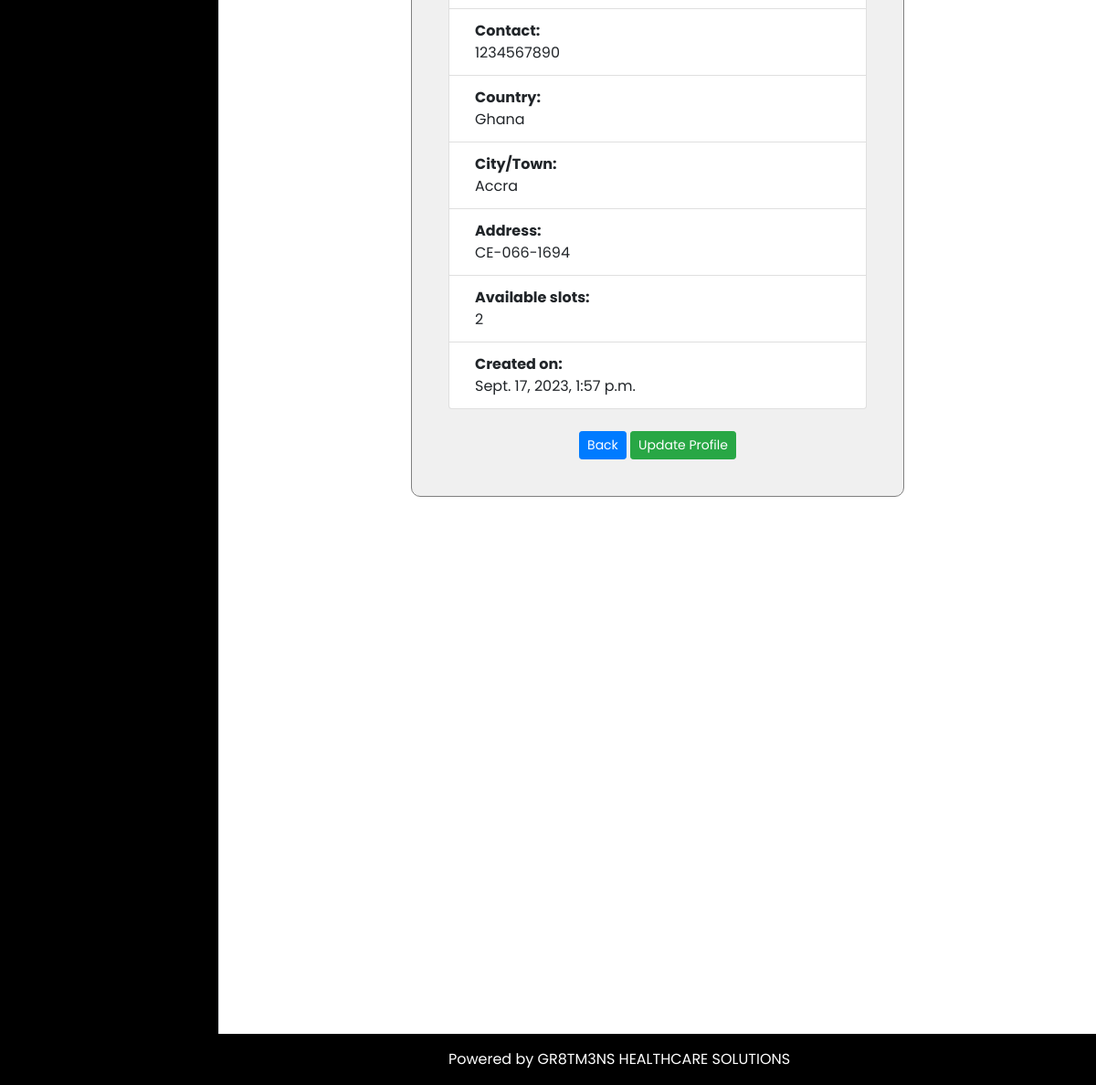
/hospital/view-profile/ (signed in, lower part), run on an earlier commit of the app's database.
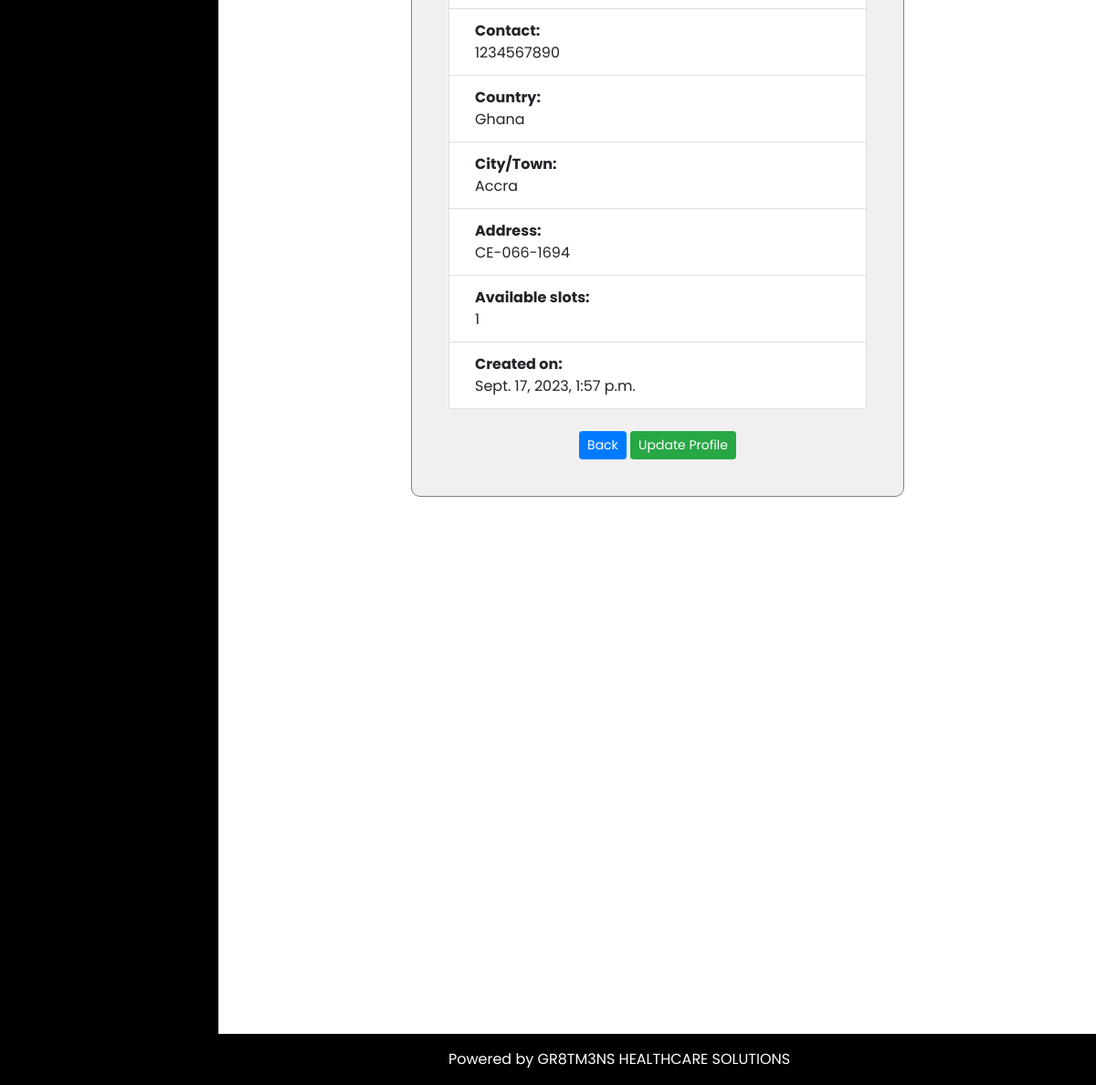
And on a later commit of the database.
### superuser/models.py (models this page shows, shortened)
class Hospital(models.Model):
    user = models.ForeignKey(User, on_delete=models.CASCADE)
    hospital_name = models.CharField(max_length=255, null=True)
    available_slots = models.IntegerField(default=0)
    logo = models.ImageField(upload_to = 'logo-uploads/', default = 'superuser\static\superuser\media\ekg.png', blank=True)
    contact = models.CharField(max_length=255, default='1234567890', null=True)
    country = models.CharField(max_length=255, default='Ghana', null=True)
    town = models.CharField(max_length=255, null=True)
    address = models.CharField(max_length=255, null=True)
    created_on = models.DateTimeField(auto_now_add=True)

### hospital/views.py (the view)
# urls.py: path('view-profile/', views.viewProfile, name="viewProfile"),
@login_required(login_url='login:login')
@csrf_exempt
def viewProfile(request, **kwargs):
    template_name = 'hospital/view-profile.html'
    page = 'View Profile'
    user=request.user
    hospital = Hospital.objects.get(user_id=user.id)
    hospital_name = hospital.hospital_name.upper()
    return render(request, template_name, {
        'page': page,
        'hospital_name': hospital_name,
        'hospital': hospital
        })

### superuser/context_processors.py (called while the page is built)
def counter(request):
    now = datetime.now()
    year = now.year
    date = now.strftime("%A, %d %B, %Y")
    time = now.strftime("%H:%M %p")
    return { 'date': date, 'time': time, 'year':year }

### hospital/templates/hospital/view-profile.html (shortened to what this page needs)
{% extends 'hospital/base.html' %}
 {% load static %}
{% block content %}
        <div class="form-body">
            <div class="row">
                <div class="form-holder">
                    <div class="form-content">
                        <div class="form-items">
                            <ul class="list-group">
                                  <li class="list-group-item d-flex justify-content-between align-items-start">
                                  </li>
                                <li class="list-group-item d-flex justify-content-between align-items-start">
                                  <div class="ms-2 me-auto">
                                    <div class="fw-bold">Contact:</div>{{ hospital.contact }}
                                  </div>
                                </li>
                              <li class="list-group-item d-flex justify-content-between align-items-start">
                                <div class="ms-2 me-auto">
                                  <div class="fw-bold">Country:</div>{{ hospital.country }}
                                </div>
                              </li>
                              <li class="list-group-item d-flex justify-content-between align-items-start">
                                <div class="ms-2 me-auto">
                                  <div class="fw-bold">City/Town:</div>{{ hospital.town }}
                                </div>
                              </li>
                              <li class="list-group-item d-flex justify-content-between align-items-start">
                                <div class="ms-2 me-auto">
                                  <div class="fw-bold">Address:</div>{{ hospital.address }}
                                </div>
                              </li>
                              <li class="list-group-item d-flex justify-content-between align-items-start">
                                <div class="ms-2 me-auto">
                                  <div class="fw-bold">Available slots:</div>{{ hospital.available_slots }}
                                </div>
                              </li>
                              <li class="list-group-item d-flex justify-content-between align-items-start">
                                <div class="ms-2 me-auto">
                                  <div class="fw-bold">Created on:</div>{{ hospital.created_on }}
                                </div>
                              </li>
                              </ul>
                              <br/>
                              <center>
                                <a onclick="window.history.go(-1); return false;"><button type="button" class="btn btn-primary btn-sm">Back</button></a>
                                <a href="{% url 'hospital:updateProfile' %}"><button type="button" class="btn btn-success btn-sm">Update Profile</button></a>
                              </center>
                        </div>
                    </div>
                </div>
            </div>
        </div>
{% endblock %}

### hospital/templates/hospital/base.html (shortened to what this page needs)
<!DOCTYPE html>
<html>
    <head>
        {% load static %}
        <link rel="stylesheet" href="{% static 'superuser/css/style.css' %}" media="all">
        <link rel="stylesheet" href="{% static 'superuser/css/styles.css' %}" media="all">
        <link rel="stylesheet" href="{% static 'superuser/css/side.css' %}" media="all">
        <link href="https://cdn.jsdelivr.net/npm/tom-select@2.2.2/dist/css/tom-select.css" rel="stylesheet">
        <link rel="stylesheet" href="https://cdn.datatables.net/1.12.1/css/jquery.dataTables.min.css " />
        <link rel="stylesheet" href="https://cdnjs.cloudflare.com/ajax/libs/font-awesome/6.0.0/css/all.min.css" />
        <link href="https://cdn.jsdelivr.net/npm/bootstrap@5.0.2/dist/css/bootstrap.min.css" rel="stylesheet">
        <link rel="stylesheet" href="https://cdn.jsdelivr.net/npm/bootstrap@4.6.1/dist/css/bootstrap.min.css">
    </head>
    <body>
      <div class="d-flex" id="wrapper">
        <div class="border-end" id="sidebar-wrapper">
        </div>
        <div id="page-content-wrapper">
            <div class="container-fluid">
                {% block content %}
                {% endblock %}
                <br>
                <br>
                <br>
                <br>
                <br>
                <br>
                <br>
                <br>
                <br>
                <br>
                <br>
                <br>
                <br>
                <br>
                <br>
                <br>
                <br>
                <br>
                <br>
                <br>
                <br>
                <br>
            </div>
        </div>
    </div>
    <footer style="background-color:black;">
      <div class="text-center p-3 footer">
        Powered by
        <a class="text-white" href="#" target="_blank">GR8TM3NS HEALTHCARE SOLUTIONS</a>
      </div>
    </footer>
    </body>
</html>

### superuser/static/superuser/css/style.css (style rules this page uses)
:root { --baseColor: #343A40; }
*, body { font-family: 'Poppins', sans-serif; font-weight: 400; -webkit-font-smoothing: antialiased; text-rendering: optimizeLegibility; -moz-osx-font-smoothing: grayscale; }
.form-holder { display: flex; flex-direction: column; justify-content: center; align-items: center; text-align: center; min-height: 100vh; background-color: #fff; }
.form-holder .form-content { position: relative; text-align: center; display: -webkit-box; display: -moz-box; display: -ms-flexbox; display: -webkit-flex; display: flex; -webkit-justify-content: center; justify-content: center; -webkit-align-items: center; align-items: center; padding: 60px; }
.form-content .form-items { border: 1px solid grey; padding: 40px; display: inline-block; width: 100%; min-width: 540px; -webkit-border-radius: 10px; -moz-border-radius: 10px; border-radius: 10px; text-align: left; -webkit-transition: all 0.4s ease; transition: all 0.4s ease; }

### superuser/static/superuser/css/styles.css (style rules this page uses)
:root { --baseColor: #343A40; }
.form-body .row .form-holder .form-content .form-items { background-color: #f0f0f0; }
.border-end { background-color: #000; color: #fff; width: 20%; }
footer { background-color: rgba(0, 0, 0); color:white; }
footer .footer { background-color: rgba(0, 0, 0); margin-left:13%; }

What changed in the data, as far as the page shows it:
changed Hospital "Ghana": available_slots "2" → "1"
